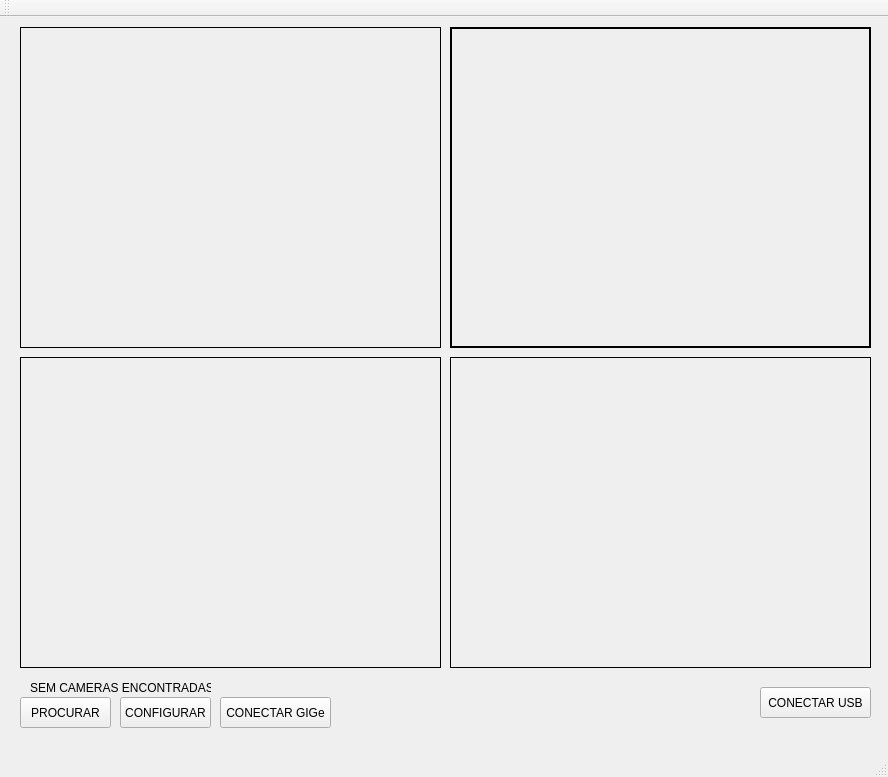
<?xml version="1.0" encoding="UTF-8"?>
<ui version="4.0">
 <class>MainWindow</class>
 <widget class="QMainWindow" name="MainWindow">
  <property name="geometry">
   <rect>
    <x>0</x>
    <y>0</y>
    <width>888</width>
    <height>777</height>
   </rect>
  </property>
  <property name="windowTitle">
   <string>MRS VISION SYSTEM</string>
  </property>
  <widget class="QWidget" name="centralWidget">
   <widget class="QPushButton" name="btok">
    <property name="geometry">
     <rect>
      <x>220</x>
      <y>680</y>
      <width>111</width>
      <height>31</height>
     </rect>
    </property>
    <property name="text">
     <string>CONECTAR GIGe</string>
    </property>
   </widget>
   <widget class="QLabel" name="imagelabel">
    <property name="geometry">
     <rect>
      <x>20</x>
      <y>10</y>
      <width>421</width>
      <height>321</height>
     </rect>
    </property>
    <property name="frameShape">
     <enum>QFrame::Panel</enum>
    </property>
    <property name="text">
     <string/>
    </property>
    <property name="scaledContents">
     <bool>false</bool>
    </property>
   </widget>
   <widget class="QPushButton" name="bFindCamera">
    <property name="geometry">
     <rect>
      <x>20</x>
      <y>680</y>
      <width>91</width>
      <height>31</height>
     </rect>
    </property>
    <property name="text">
     <string>PROCURAR</string>
    </property>
   </widget>
   <widget class="QLabel" name="lb_cameraname">
    <property name="geometry">
     <rect>
      <x>30</x>
      <y>660</y>
      <width>181</width>
      <height>21</height>
     </rect>
    </property>
    <property name="text">
     <string>SEM CAMERAS ENCONTRADAS</string>
    </property>
   </widget>
   <widget class="QPushButton" name="busbCam">
    <property name="geometry">
     <rect>
      <x>760</x>
      <y>670</y>
      <width>111</width>
      <height>31</height>
     </rect>
    </property>
    <property name="text">
     <string>CONECTAR USB</string>
    </property>
   </widget>
   <widget class="QLabel" name="usbImageLabel">
    <property name="geometry">
     <rect>
      <x>450</x>
      <y>10</y>
      <width>421</width>
      <height>321</height>
     </rect>
    </property>
    <property name="frameShape">
     <enum>QFrame::WinPanel</enum>
    </property>
    <property name="frameShadow">
     <enum>QFrame::Plain</enum>
    </property>
    <property name="text">
     <string/>
    </property>
    <property name="scaledContents">
     <bool>false</bool>
    </property>
   </widget>
   <widget class="QPushButton" name="bLoadFlirConfig">
    <property name="geometry">
     <rect>
      <x>120</x>
      <y>680</y>
      <width>91</width>
      <height>31</height>
     </rect>
    </property>
    <property name="text">
     <string>CONFIGURAR</string>
    </property>
   </widget>
   <widget class="QLabel" name="usbContourLabel">
    <property name="geometry">
     <rect>
      <x>450</x>
      <y>340</y>
      <width>421</width>
      <height>311</height>
     </rect>
    </property>
    <property name="frameShape">
     <enum>QFrame::Box</enum>
    </property>
    <property name="text">
     <string/>
    </property>
   </widget>
   <widget class="QLabel" name="irContourLabel">
    <property name="geometry">
     <rect>
      <x>20</x>
      <y>340</y>
      <width>421</width>
      <height>311</height>
     </rect>
    </property>
    <property name="frameShape">
     <enum>QFrame::Box</enum>
    </property>
    <property name="text">
     <string/>
    </property>
   </widget>
  </widget>
  <widget class="QMenuBar" name="menuBar">
   <property name="geometry">
    <rect>
     <x>0</x>
     <y>0</y>
     <width>888</width>
     <height>20</height>
    </rect>
   </property>
  </widget>
  <widget class="QToolBar" name="mainToolBar">
   <attribute name="toolBarArea">
    <enum>TopToolBarArea</enum>
   </attribute>
   <attribute name="toolBarBreak">
    <bool>false</bool>
   </attribute>
  </widget>
  <widget class="QStatusBar" name="statusBar"/>
 </widget>
 <layoutdefault spacing="6" margin="11"/>
 <resources/>
 <connections/>
</ui>
